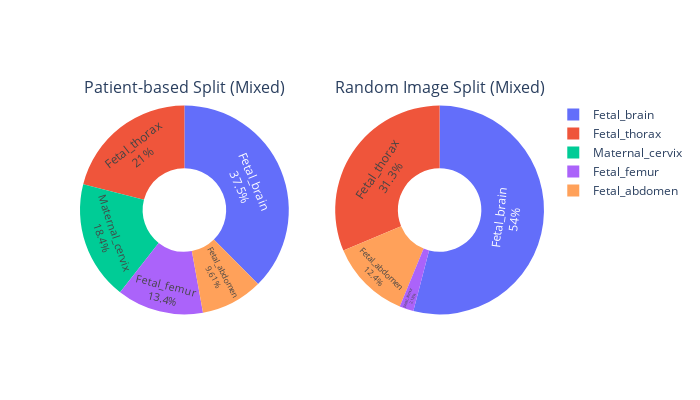

Notebook cell for this chart:
### Code cell
def plot_split_comparison(
    dfs:List[pd.DataFrame],
    
    title_list: List[str] = ['Patient-based Split (Mixed)', 'Random Image Split (Mixed)']
        ) :
    
    fig = make_subplots(
        rows=1,
        cols=len(dfs),
        specs=[[{'type': 'domain'}] * len(dfs)],
        subplot_titles=title_list
    )
    plane_counts = {}
    for i,df in enumerate(dfs,start=1):
        counts=(
            df["Plane"]
            .value_counts()
            .reset_index()
           
        )
        plane_counts[f"{i}"]=counts
        
        fig.add_trace(
            go.Pie(
                labels=counts['Plane'],
                values=counts['count'],
                textinfo='percent+label',
                hole=0.4,
                textposition='inside',
            ),
            row=1,
            col=i
        )

    fig.update_layout(
        height=400,
        width=350 * len(dfs),
        # title_text=main_title,
        showlegend=True
    )

    fig.show()
    fig.write_image(current_dir.parent/'reports'/"Plane_Distribution_Comparison.png", width=1200, height=700, scale=2)
    
    return plane_counts
            
plot_split_comparison(dfs=[mixed_df_patient_split['train'],mixed_df_plane_split['train']])['1']

### Figure 1 — Plotly figure (JSON) as saved in the notebook; plotly's stock layout.template omitted (floating-point values rounded to 4 significant figures)
{"data": [{"domain": {"x": [0, 0.45], "y": [0, 1]}, "hole": 0.4, "labels": ["Fetal_brain", "Fetal_thorax", "Maternal_cervix", "Fetal_femur", "Fetal_abdomen"], "textinfo": "percent+label", "textposition": "inside", "type": "pie", "values": [2216, 1242, 1086, 792, 567]}, {"domain": {"x": [0.55, 1], "y": [0, 1]}, "hole": 0.4, "labels": ["Fetal_brain", "Fetal_thorax", "Fetal_abdomen", "Fetal_femur"], "textinfo": "percent+label", "textposition": "inside", "type": "pie", "values": [3092, 1793, 711, 125]}], "layout": {"annotations": [{"font": {"size": 16}, "showarrow": false, "text": "Patient-based Split (Mixed)", "x": 0.225, "xanchor": "center", "xref": "paper", "y": 1, "yanchor": "bottom", "yref": "paper"}, {"font": {"size": 16}, "showarrow": false, "text": "Random Image Split (Mixed)", "x": 0.775, "xanchor": "center", "xref": "paper", "y": 1, "yanchor": "bottom", "yref": "paper"}], "height": 400, "showlegend": true, "width": 700}}
